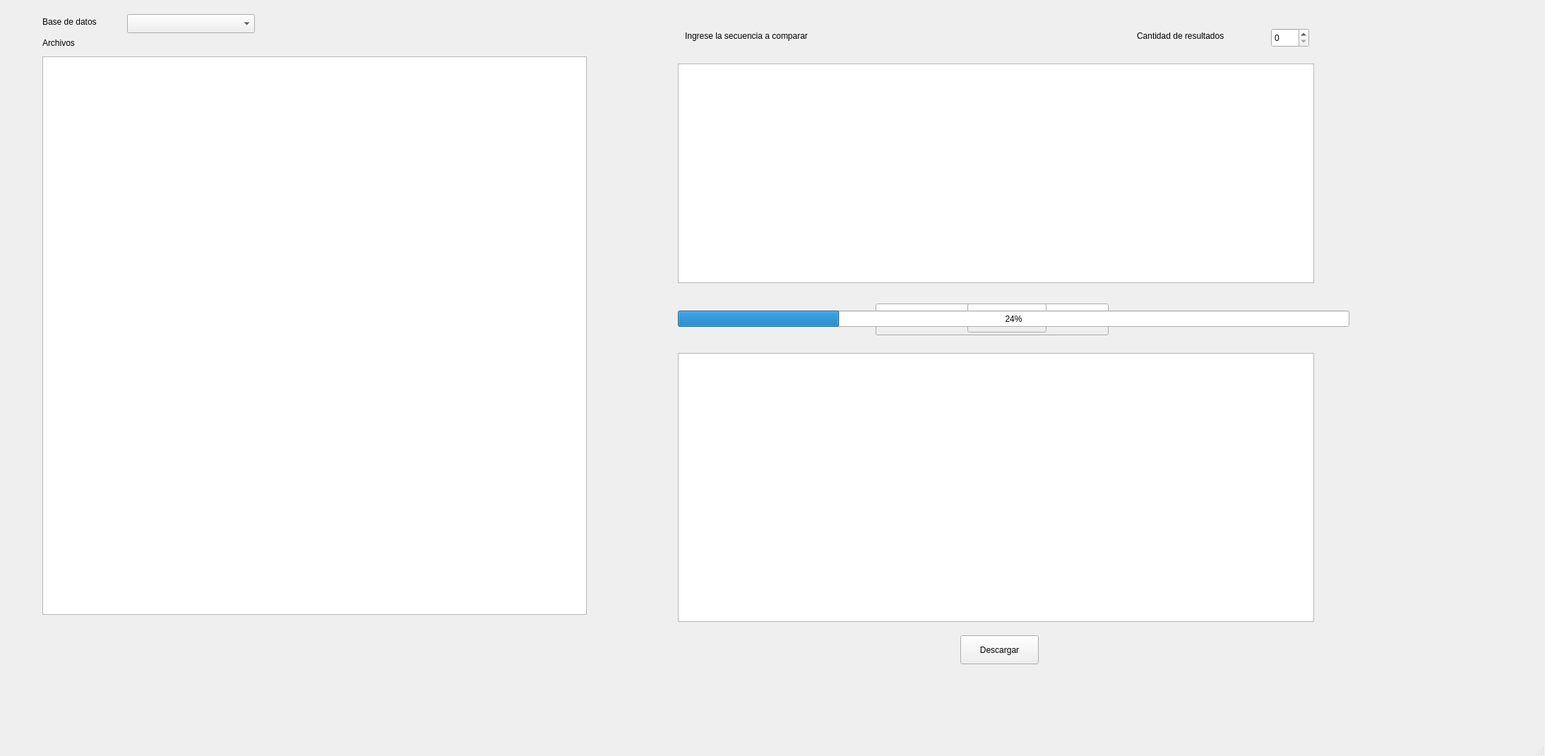
<?xml version="1.0" encoding="UTF-8"?>
<ui version="4.0">
 <class>mainWindow</class>
 <widget class="QMainWindow" name="mainWindow">
  <property name="geometry">
   <rect>
    <x>0</x>
    <y>0</y>
    <width>2188</width>
    <height>1071</height>
   </rect>
  </property>
  <property name="windowTitle">
   <string>MainWindow</string>
  </property>
  <widget class="QWidget" name="centralwidget">
   <widget class="QLabel" name="labelDatabase">
    <property name="geometry">
     <rect>
      <x>60</x>
      <y>20</y>
      <width>141</width>
      <height>21</height>
     </rect>
    </property>
    <property name="text">
     <string>Base de datos</string>
    </property>
   </widget>
   <widget class="QComboBox" name="selectDatabase">
    <property name="geometry">
     <rect>
      <x>180</x>
      <y>20</y>
      <width>181</width>
      <height>27</height>
     </rect>
    </property>
   </widget>
   <widget class="QLabel" name="labelFiles">
    <property name="geometry">
     <rect>
      <x>60</x>
      <y>50</y>
      <width>70</width>
      <height>21</height>
     </rect>
    </property>
    <property name="text">
     <string>Archivos</string>
    </property>
   </widget>
   <widget class="QTreeView" name="dbFilesTree">
    <property name="geometry">
     <rect>
      <x>60</x>
      <y>80</y>
      <width>771</width>
      <height>791</height>
     </rect>
    </property>
   </widget>
   <widget class="QWidget" name="widCompare" native="true">
    <property name="enabled">
     <bool>true</bool>
    </property>
    <property name="geometry">
     <rect>
      <x>880</x>
      <y>0</y>
      <width>1051</width>
      <height>961</height>
     </rect>
    </property>
    <property name="hidden" stdset="0">
     <bool>true</bool>
    </property>
    <widget class="QSpinBox" name="resultLenghtSpin">
     <property name="geometry">
      <rect>
       <x>920</x>
       <y>40</y>
       <width>54</width>
       <height>27</height>
      </rect>
     </property>
    </widget>
    <widget class="QToolButton" name="buttonDownload">
     <property name="geometry">
      <rect>
       <x>480</x>
       <y>900</y>
       <width>111</width>
       <height>41</height>
      </rect>
     </property>
     <property name="text">
      <string>Descargar</string>
     </property>
    </widget>
    <widget class="QTableView" name="tableResults">
     <property name="geometry">
      <rect>
       <x>80</x>
       <y>500</y>
       <width>901</width>
       <height>381</height>
      </rect>
     </property>
    </widget>
    <widget class="QPushButton" name="buttonCompare">
     <property name="geometry">
      <rect>
       <x>490</x>
       <y>430</y>
       <width>112</width>
       <height>41</height>
      </rect>
     </property>
     <property name="text">
      <string>Comparar</string>
     </property>
    </widget>
    <widget class="QProgressBar" name="progressBar">
     <property name="geometry">
      <rect>
       <x>80</x>
       <y>440</y>
       <width>951</width>
       <height>23</height>
      </rect>
     </property>
     <property name="value">
      <number>24</number>
     </property>
    </widget>
    <widget class="QLabel" name="label">
     <property name="geometry">
      <rect>
       <x>90</x>
       <y>40</y>
       <width>251</width>
       <height>21</height>
      </rect>
     </property>
     <property name="text">
      <string>Ingrese la secuencia a comparar</string>
     </property>
    </widget>
    <widget class="QPlainTextEdit" name="sequenceInput">
     <property name="geometry">
      <rect>
       <x>80</x>
       <y>90</y>
       <width>901</width>
       <height>311</height>
      </rect>
     </property>
    </widget>
    <widget class="QLabel" name="label_2">
     <property name="geometry">
      <rect>
       <x>730</x>
       <y>40</y>
       <width>171</width>
       <height>21</height>
      </rect>
     </property>
     <property name="text">
      <string>Cantidad de resultados</string>
     </property>
    </widget>
    <zorder>resultLenghtSpin</zorder>
    <zorder>buttonDownload</zorder>
    <zorder>tableResults</zorder>
    <zorder>buttonCompare</zorder>
    <zorder>progressBar</zorder>
    <zorder>label</zorder>
    <zorder>sequenceInput</zorder>
    <zorder>widMainMenu</zorder>
    <zorder>label_2</zorder>
   </widget>
   <widget class="QWidget" name="widMainMenu" native="true">
    <property name="geometry">
     <rect>
      <x>860</x>
      <y>0</y>
      <width>1051</width>
      <height>961</height>
     </rect>
    </property>
    <widget class="QToolButton" name="buttonMenuEdit">
     <property name="geometry">
      <rect>
       <x>380</x>
       <y>350</y>
       <width>330</width>
       <height>45</height>
      </rect>
     </property>
     <property name="text">
      <string>Editar Base de Datos</string>
     </property>
    </widget>
    <widget class="QPushButton" name="buttonMenuCompare">
     <property name="geometry">
      <rect>
       <x>380</x>
       <y>270</y>
       <width>330</width>
       <height>45</height>
      </rect>
     </property>
     <property name="text">
      <string>Comparar Secuencias</string>
     </property>
    </widget>
    <widget class="QToolButton" name="buttonMenuDelete">
     <property name="geometry">
      <rect>
       <x>380</x>
       <y>510</y>
       <width>330</width>
       <height>45</height>
      </rect>
     </property>
     <property name="text">
      <string>Eliminar base de datos</string>
     </property>
    </widget>
    <widget class="QToolButton" name="buttonMenuAdd">
     <property name="geometry">
      <rect>
       <x>380</x>
       <y>430</y>
       <width>330</width>
       <height>45</height>
      </rect>
     </property>
     <property name="text">
      <string>Agregar Base de Datos</string>
     </property>
    </widget>
    <zorder>buttonMenuEdit</zorder>
    <zorder>buttonMenuCompare</zorder>
    <zorder>buttonMenuDelete</zorder>
    <zorder>buttonMenuAdd</zorder>
    <zorder>widCompare</zorder>
   </widget>
   <zorder>widMainMenu</zorder>
   <zorder>labelDatabase</zorder>
   <zorder>selectDatabase</zorder>
   <zorder>labelFiles</zorder>
   <zorder>dbFilesTree</zorder>
   <zorder>widCompare</zorder>
  </widget>
  <widget class="QMenuBar" name="menubar">
   <property name="geometry">
    <rect>
     <x>0</x>
     <y>0</y>
     <width>2188</width>
     <height>31</height>
    </rect>
   </property>
   <property name="mouseTracking">
    <bool>true</bool>
   </property>
  </widget>
  <widget class="QStatusBar" name="statusbar"/>
 </widget>
 <resources/>
 <connections/>
</ui>
